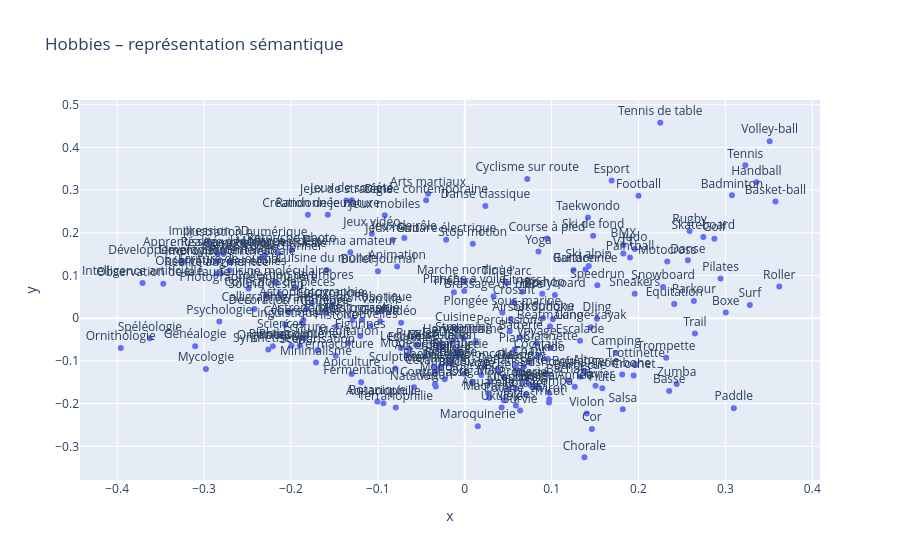

Write notebook code for a chart like this one.
### Code cell
import plotly.express as px

fig = px.scatter(
    x=vectors_2d_2[:, 0],
    y=vectors_2d_2[:, 1],
    text=hobbies,
    title="Hobbies – représentation sémantique"
)

fig.update_traces(textposition='top center')
fig.show()

### Figure 1 — Plotly figure (JSON) as saved in the notebook; plotly's stock layout.template omitted (floating-point values rounded to 4 significant figures; data arrays with more than 128 entries replaced by an {"elided": "..."} marker saying what was removed)
{"data": [{"hovertemplate": "x=%{x}<br>y=%{y}<br>text=%{text}<extra></extra>", "legendgroup": "", "marker": {"color": "#636efa", "symbol": "circle"}, "mode": "markers+text", "name": "", "orientation": "v", "showlegend": false, "text": {"elided": "210 str values"}, "textposition": "top center", "type": "scatter", "x": {"elided": "210 float values"}, "xaxis": "x", "y": {"elided": "210 float values"}, "yaxis": "y"}], "layout": {"legend": {"tracegroupgap": 0}, "title": {"text": "Hobbies – représentation sémantique"}, "xaxis": {"anchor": "y", "domain": [0, 1], "title": {"text": "x"}}, "yaxis": {"anchor": "x", "domain": [0, 1], "title": {"text": "y"}}}}
